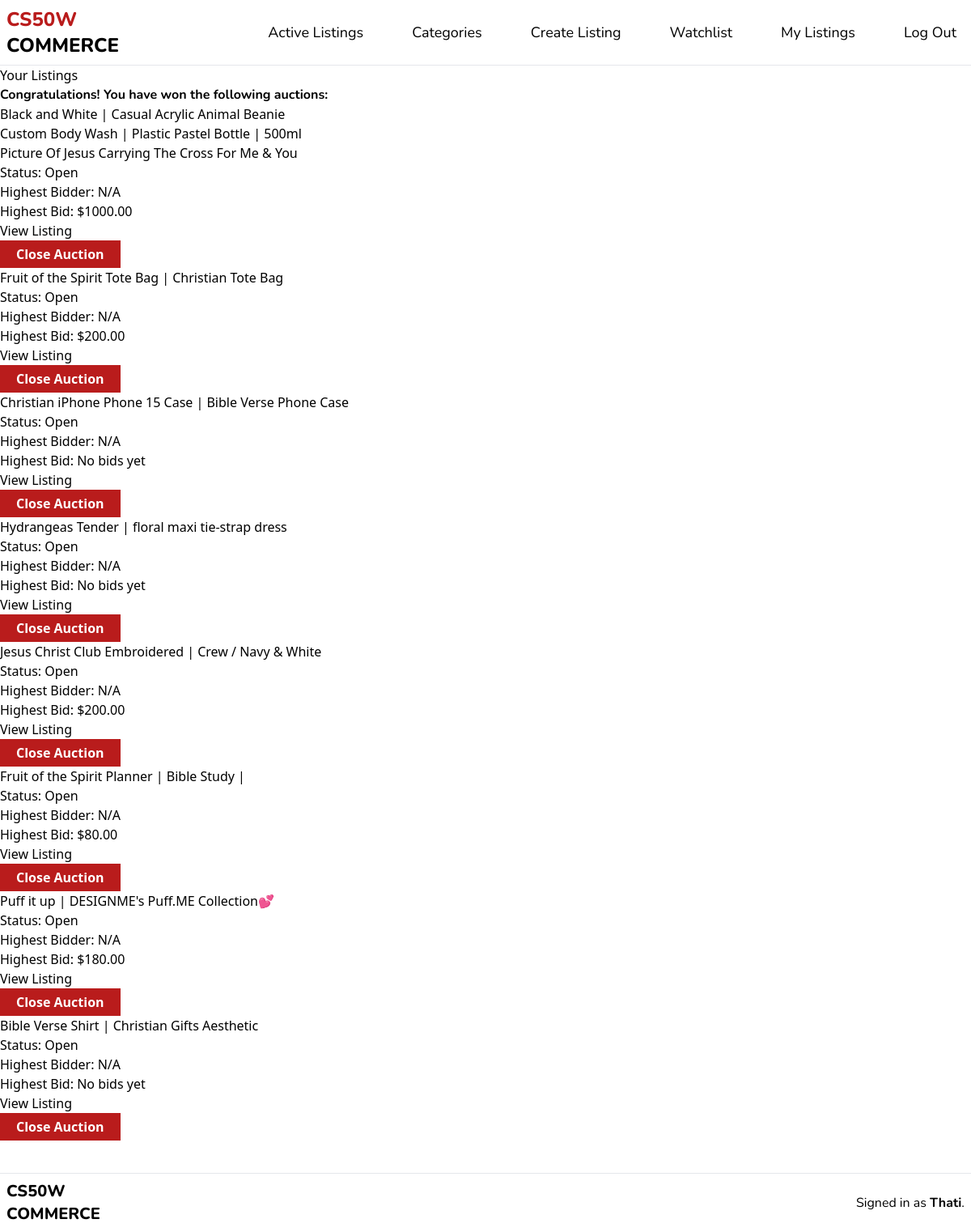
/my-listings/ (signed in), run on the app's committed database.
### auctions/models.py (models this page shows, shortened)
class MyListing(models.Model):
    user_listing = models.ForeignKey(CreateListing, on_delete=models.CASCADE, related_name="my_listings")
    close_auction = models.BooleanField(default=False)  # To check if the auction is closed
    highest_bidder = models.ForeignKey(User, null=True, blank=True, on_delete=models.SET_NULL)  # Winner of the auction

class CreateListing(models.Model):
    CATEGORY_CHOICES = [
        ('No category', 'No category'),
        ('Fashion', 'Fashion'),
        ('Art & Crafts', 'Art & Crafts'),
        ('Electronics', 'Electronics'),
        ('Skincare', 'Skincare'),
        ('Home & Kitchen', 'Home & Kitchen'),
        ('Jewelry & Accessories', 'Jewelry & Accessories'),
    ]
    title = models.CharField(max_length=64, validators=[MinLengthValidator(40)])
    image_url = models.URLField()
    price = models.DecimalField(max_digits=10, decimal_places=2)
    category = models.CharField(max_length=50, choices=CATEGORY_CHOICES, default='No category')
    description = models.CharField(max_length=300, blank=True, default="")
    created_at = models.DateTimeField(auto_now_add=True)
    user = models.ForeignKey(User, on_delete=models.CASCADE)

class User(AbstractUser):
    pass

### auctions/views.py (the view)
# urls.py: path("my-listings/", views.my_listings, name="my-listings"),
def my_listings(request):
    user = request.user
    user_listings = CreateListing.objects.filter(user=user).exclude(my_listings__close_auction=True)
    won_auctions = []
    if user.is_authenticated:
        won_auctions = MyListing.objects.filter(highest_bidder=user, close_auction=True)
    for listing in user_listings:
        highest_bid = listing.list_details.order_by('-bid').first()
        listing.highest_bid = highest_bid.bid if highest_bid else None
        listing.highest_bidder = highest_bid.user if highest_bid else None
    if request.method == 'POST':
        listing_id = request.POST.get('listing_id')
        listing = get_object_or_404(CreateListing, id=listing_id, user=user)
        my_listing, created = MyListing.objects.get_or_create(user_listing=listing)
        my_listing.close_listing()
        return redirect('my-listings')
    return render(request, 'auctions/my_listing.html', {
        'user_listings': user_listings,
        'won_auctions': won_auctions,
    })

### auctions/templates/auctions/my_listing.html (shortened to what this page needs)
{% extends "auctions/layout.html" %}
{% block body %}
<section>
  <h2>Your Listings</h2>
  {% if won_auctions %}
  <div class="alert alert-success mb-5" role="alert">
    <p class="font-nun font-bold">Congratulations! You have won the following auctions:</p>
    <ul class="list-disc ml-5">
      {% for auction in won_auctions %}
      <li>{{ auction.user_listing.title }}</li>
      {% endfor %}
    </ul>
  </div>
  {% endif %}
  <ul>
    {% for listing in user_listings %}
    <li>
      <h3>{{ listing.title }}</h3>
      <p>Status: {% if listing.close_auction %}Closed{% else %}Open{% endif %}</p>
      <p>Highest Bidder: {% if listing.highest_bidder %}{{ listing.highest_bidder.username }}{% else %}N/A{% endif %}
      </p>
      <p>Highest Bid: {% if listing.highest_bid %}${{ listing.highest_bid }}{% else %}No bids yet{% endif %}</p>
      <a href="{% url 'listing' listing.id %}">View Listing</a>
      {% if not listing.close_auction %}
      <form action="{% url 'my-listings' %}" method="post">
        <button type="submit">Close Auction</button>
      </form>
      {% else %}
      {% if user == listing.highest_bidder %}
      <p>Congratulations! You won this auction.</p>
      {% endif %}
      {% endif %}
    </li>
    {% endfor %}
  </ul>
</section>
<hr class="mt-10">
<footer class="font-nun flex flex-row justify-between items-center p-2">
  <div class="flex flex-col font-nun font-extrabold text-xl">
    <p class="CS50W">CS50W</p>
    <p>COMMERCE</p>
  </div>
  <div class="flex flex-row justify-between">
    {% if user.is_authenticated %}
    Signed in as <strong class="ml-1">{{ user.username }}</strong>.
    {% endif %}
  </div>
</footer>
{% endblock %}

### auctions/static/css/main.css (style rules this page uses)
html, :host { line-height: 1.5; -webkit-text-size-adjust: 100%; -moz-tab-size: 4; -o-tab-size: 4; tab-size: 4; font-family: ui-sans-serif, system-ui, sans-serif, "Apple Color Emoji", "Segoe UI Emoji", "Segoe UI Symbol", "Noto Color Emoji"; font-feature-settings: normal; font-variation-settings: normal; -webkit-tap-highlight-color: transparent; }
body { margin: 0; line-height: inherit; }
hr { height: 0; color: inherit; border-top-width: 1px; }
h1, h2, h3, h4, h5, h6 { font-size: inherit; font-weight: inherit; }
a { color: inherit; text-decoration: inherit; }
b, strong { font-weight: bolder; }
button, input, optgroup, select, textarea { font-family: inherit; font-feature-settings: inherit; font-variation-settings: inherit; font-size: 100%; font-weight: inherit; line-height: inherit; letter-spacing: inherit; color: inherit; margin: 0; padding: 0; }
button, select { text-transform: none; }
button, input:where([type='button']), input:where([type='reset']), input:where([type='submit']) { -webkit-appearance: button; background-color: transparent; background-image: none; }
blockquote, dl, dd, h1, h2, h3, h4, h5, h6, hr, figure, p, pre { margin: 0; }
ol, ul, menu { list-style: none; margin: 0; padding: 0; }
button, [role="button"] { cursor: pointer; }
.ml-1 { margin-left: 0.25rem; }
.mt-10 { margin-top: 2.5rem; }
.flex { display: flex; }
.flex-row { flex-direction: row; }
.flex-col { flex-direction: column; }
.items-center { align-items: center; }
.justify-between { justify-content: space-between; }
.p-2 { padding: 0.5rem; }
.font-nun { font-family: Nunito, sans-serif; }
.text-xl { font-size: 1.25rem; line-height: 1.75rem; }
.font-bold { font-weight: 700; }
.font-extrabold { font-weight: 800; }
li { text-decoration: none; }
button { padding: 5px 20px; color: white; background-color: #b91c1c; font-weight: 600; }

### data on the page
MyListing: user_listing "Black and White | Casual Acrylic Animal Beanie"
MyListing: user_listing "Custom Body Wash | Plastic Pastel Bottle | 500ml"
CreateListing: title "Picture Of Jesus Carrying The Cross For Me & You", shows "N/A", highest_bid "1000.00"
CreateListing: title "Fruit of the Spirit Tote Bag | Christian Tote Bag", shows "N/A", highest_bid "200.00"
CreateListing: title "Christian iPhone Phone 15 Case | Bible Verse Phone Case", shows "N/A", shows "No bids yet"
CreateListing: title "Hydrangeas Tender | floral maxi tie-strap dress", shows "N/A", shows "No bids yet"
CreateListing: title "Jesus Christ Club Embroidered | Crew / Navy & White", shows "N/A", highest_bid "200.00"
CreateListing: title "Fruit of the Spirit Planner | Bible Study |", shows "N/A", highest_bid "80.00"
CreateListing: title "Puff it up | DESIGNME's Puff.ME Collection💕", shows "N/A", highest_bid "180.00"
CreateListing: title "Bible Verse Shirt | Christian Gifts Aesthetic", shows "N/A", shows "No bids yet"
User: username "Thati"
